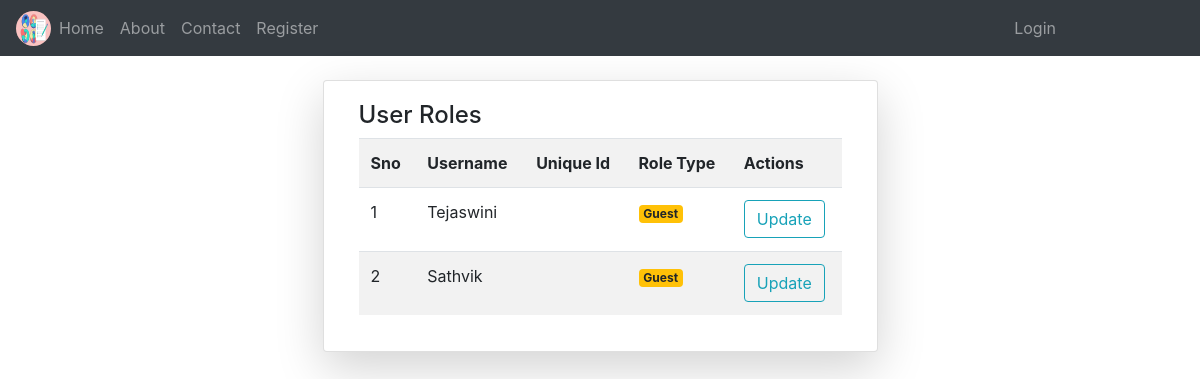
The app's page /roles/, older data.
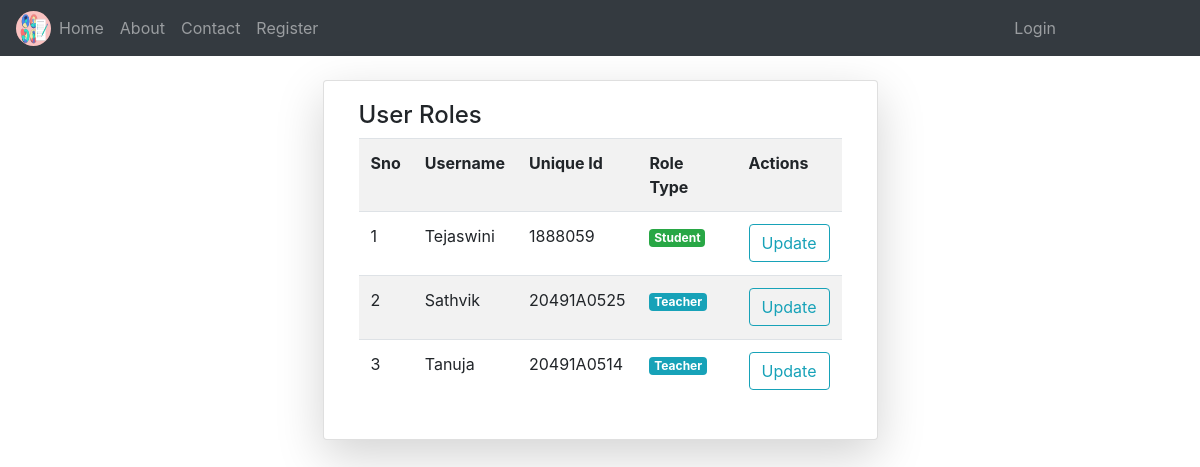
The same page, newer data.
### NotesApp/models.py (models this page shows)
class User(AbstractUser):
	v = [
		('d','Select Your gender'),
		('M','Male'),
		('F','Female'),
	]
	p = [
		('G','Guest'),
		('T','Teacher'),
		('S','Student'),
	]
	gd = models.CharField(choices=v,default='d',max_length=5)
	mb = models.CharField(max_length=11)
	uq = models.CharField(max_length=10)
	role = models.CharField(choices=p,default='G',max_length=5)
	is_teacher = models.BooleanField(default=False)
	is_student = models.BooleanField(default=False)

### NotesApp/views.py (the view)
# urls.py: path('roles/',views.rolechange,name="role"),
def rolechange(request):
	k = User.objects.all()
	return render(request,'notehtmls/role.html',{'u':k})

### templates/notehtmls/role.html (shortened to what this page needs)
{% extends 'notehtmls/base.html' %}
{% block content %}
<div class="container mt-4">
	<div class="card col-md-6 shadow-lg mx-auto">
		<div class="card-body">
			<h4>User Roles</h4>
			<table class="table table-striped table-hover">
				<tr>
					<th>Sno</th>
					<th>Username</th>
					<th>Unique Id</th>
					<th>Role Type</th>
					<th>Actions</th>
				</tr>
				{% for i in u %}
				<tr>
					<td>{{forloop.counter}}</td>
					<td>{{i.username}}</td>
					<td>{{i.uq}}</td>
					<td>
						{% if i.role == 'G' %}
							<p class="badge badge-warning">Guest</p>
						{% elif i.role == 'T' %}
							<p class="badge badge-info">Teacher</p>
						{% elif i.role == 'S' %}
							<p class="badge badge-success">Student</p>
						{% else %}
							<p class="badge badge-danger">Admin</p>
						{% endif %}
					</td>
					<td>
						<a href="{% url 'rolup' i.id %}" class="btn btn-outline-info">Update</a>
					</td>
				</tr>
				{% endfor %}
			</table>
		</div>
	</div>
</div>
{% endblock %}

### templates/notehtmls/base.html (shortened to what this page needs)
{% load static %}
<!DOCTYPE html>
<html lang="en">
<head>
  <link rel="stylesheet" href="{% static 'css/bootstrap.min.css' %}">
</head>
<body>
  {% include 'notehtmls/navbar.html' %}
  {% block content %}
  {% endblock %}
</body>
</html>

### templates/notehtmls/navbar.html (shortened to what this page needs)
{% load static %}
<nav class="navbar navbar-expand-md bg-dark navbar-dark">
    <img src="{% static 'images/icons/logo.png' %}" class="rounded-circle" height="35px" width="35px">
    <div class="collapse navbar-collapse" id="collapsibleNavbar">
      <ul class="navbar-nav">
        {% if not user.is_authenticated %}
        <li class="nav-item">
          <a class="nav-link {% if request.path == '/' %}active{% endif %}" href="{% url 'hm' %}">Home</a>
        </li>
        <li class="nav-item">
          <a class="nav-link {% if request.path == '/abt/' %}active{% endif %}" href="{% url 'ab' %}">About</a>
        </li>
        <li class="nav-item">
          <a class="nav-link {% if request.path == '/cnt/' %}active{% endif %}" href="{% url 'ct' %}">Contact</a>
        </li>
        <li class="nav-item">
          <a class="nav-link {% if request.path == '/reg/' %}active{% endif %}" href="{% url 'rg' %}">Register</a>
        </li>
        {% endif %}
      </ul>
      <ul class="navbar-nav ml-auto" style="margin-right: 120px;">
        {% if not user.is_authenticated %}
        <li class="nav-item">
          <a class="nav-link {% if request.path == '/login/' %}active{% endif %}" href="{% url 'lg' %}">Login</a>
        </li>
        {% endif %}
      </ul>
    </div>
</nav>

Row changes from the older to the newer data that the page shows:
changed User "Tejaswini": uq (not shown) → "1888059"; role "Guest" → "Student"
changed User "Sathvik": uq (not shown) → "20491A0525"; role "Guest" → "Teacher"
added User: username "Tanuja", uq "20491A0514", role "Teacher"
